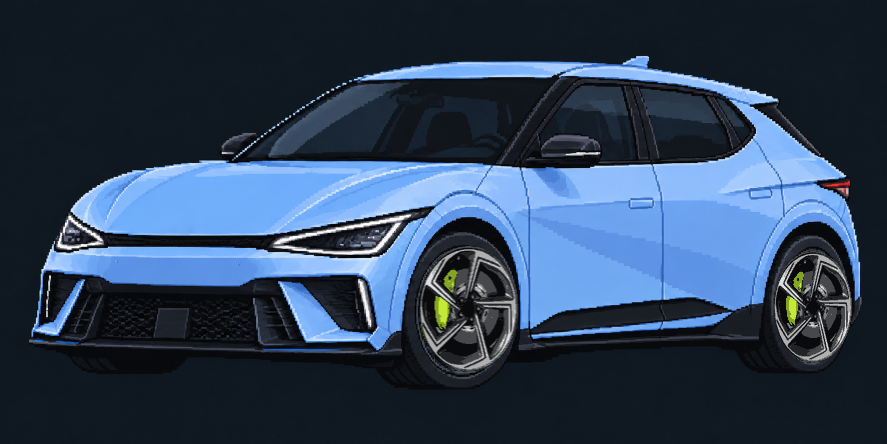
#> input picture Assets/kia_ev6_gt_pixel.png, 1774 x 887 px (shown at 1/2 size)
$ python ev6gt_wheels.py ../../Assets/kia_ev6_gt_pixel.png
#> lines starting #> are read from the running program, lines starting #| are printed output that depends on the picture; after the words box and inside, x2 and y2 are one past the last pixel; in counts of white or black regions, pixels touching at a corner belong together
#> in draw_wheels, out is the input picture: PIL image 1774x887 RGB; mean R, G, B 46.2, 64.3, 87
"""Redraws the wheels of Assets/kia_ev6_gt_pixel.png as the EV6 GT's 21-inch wheels.

Reference: Kia's EV6 GT wheel close-ups. Five straight, bold spokes that kink sharply near the rim, gloss black with a
crisp machined silver stripe along one side; a bright machined rim lip; big openings showing a light brake disc and the
neon caliper; a small black hub with lug nuts. No Kia logo.

Each wheel is drawn flat with straight-edged polygons, squashed into its oval in the three-quarter picture, rendered
at half size and scaled up so it keeps the picture's pixel look. Colors stay neutral (never pale blue) so
Assets/Paint.gdshader doesn't paint them as body.

    .venv/bin/python Tools/Art/ev6gt_wheels.py <out.png>      # preview
    .venv/bin/python Tools/Art/ev6gt_wheels.py --apply        # overwrite the picture
"""
import math
import sys
from pathlib import Path

import numpy as np
from PIL import Image, ImageDraw

ROOT = Path(__file__).resolve().parents[2]
PICTURE = ROOT / "Assets" / "kia_ev6_gt_pixel.png"
# Rim ovals in the picture: center x, y and radii (measured against the original art).
WHEELS = [(937, 618, 98, 126), (1626, 614, 78, 112)]
PIXEL = 2            # the picture's chunky pixel size
N = 1200             # flat drawing size
R = 590              # rim radius in the flat drawing

BARREL = (16, 17, 19)
DISC = (78, 80, 82)
DISC_SHADE = (36, 38, 40)
HAT = (36, 38, 40)
LIME = (196, 234, 54)
LIME_SHADE = (128, 160, 30)
SPOKE = (14, 15, 17)
SPOKE_SHEEN = (34, 36, 39)
SILVER = (226, 228, 229)
SILVER_SHADE = (150, 153, 155)
LIP = (214, 217, 218)
LIP_SHADE = (120, 123, 125)
HUB = (10, 11, 12)
NUT = (92, 95, 97)

SPOKES = 5
FIRST = -90          # direction of the first spoke, degrees (0 = right, 90 = down)
KINK = -34           # how far each spoke's tip turns at the kink, degrees
CALIPER = 152        # the caliper's position, degrees (front of the wheel: left in the picture)
CENTER = (N / 2, N / 2)


def P(r, deg):
    a = math.radians(deg)
    return (N / 2 + R * r * math.cos(a), N / 2 + R * r * math.sin(a))


def add(p, q):
    return (p[0] + q[0], p[1] + q[1])


def vec(deg, length=1.0):
    a = math.radians(deg)
    return (R * length * math.cos(a), R * length * math.sin(a))


def disc(draw, r, color):
    c = N / 2
    draw.ellipse((c - R * r, c - R * r, c + R * r, c + R * r), fill=color)


def sector(draw, r_in, r_out, a0, a1, color, steps=24):
    pts = [P(r_out, a0 + (a1 - a0) * i / steps) for i in range(steps + 1)]
    pts += [P(r_in, a1 - (a1 - a0) * i / steps) for i in range(steps + 1)]
    draw.polygon(pts, fill=color)


# One spoke as (radius, degrees from the spoke's direction) outlines: a wedge that flares (counterclockwise) toward
# the rim. Its front is a machined silver V-shaped frame around a recessed black triangle; along the trailing edge is
# the spoke's dark side wall, seen at an angle. The leading edge kinks near the rim.
SPOKE_OUTLINE = [(0.16, -9), (0.62, -14), (0.93, -34), (0.93, 14), (0.16, 9)]
SIDE_WALL = [(0.16, 4), (0.93, 7), (0.93, 14), (0.16, 9)]
POCKET = [(0.33, -3), (0.62, -8), (0.91, -24), (0.91, -3), (0.33, 0)]


def spoke(draw, deg):
    """One spoke: silver V frame, black recessed triangle, dark side wall."""
    def pts(outline):
        return [P(r, deg + off) for r, off in outline]
    draw.polygon(pts(SPOKE_OUTLINE), fill=SILVER)
    # The frame darkens toward the hub, where it turns away from the light.
    draw.polygon(pts([(0.16, -9), (0.30, -10), (0.30, 4), (0.16, 4)]), fill=SILVER_SHADE)
    draw.polygon(pts(SIDE_WALL), fill=SPOKE_SHEEN)
    draw.polygon(pts(POCKET), fill=SPOKE)


def flat_wheel():
    img = Image.new("RGB", (N, N), BARREL)
    draw = ImageDraw.Draw(img)
    # Brake disc, lit at the top, with its darker hat.
    disc(draw, 0.86, DISC_SHADE)
    sector(draw, 0.36, 0.86, 200, 320, DISC)
    disc(draw, 0.34, HAT)
    # Caliper: a big block at the front of the wheel.
    sector(draw, 0.48, 0.90, CALIPER - 26, CALIPER + 26, LIME)
    sector(draw, 0.48, 0.58, CALIPER - 26, CALIPER + 26, LIME_SHADE)
    for k in range(SPOKES):
        spoke(draw, FIRST + k * 360 / SPOKES)
    # The machined lip, lit from the upper left, with a dark line where it meets the spokes.
    c = N / 2
    lip = Image.new("L", (N, N), 0)
#> lip: PIL image 1200x1200 L; every value is 0
    ImageDraw.Draw(lip).ellipse((c - R, c - R, c + R, c + R), fill=255)
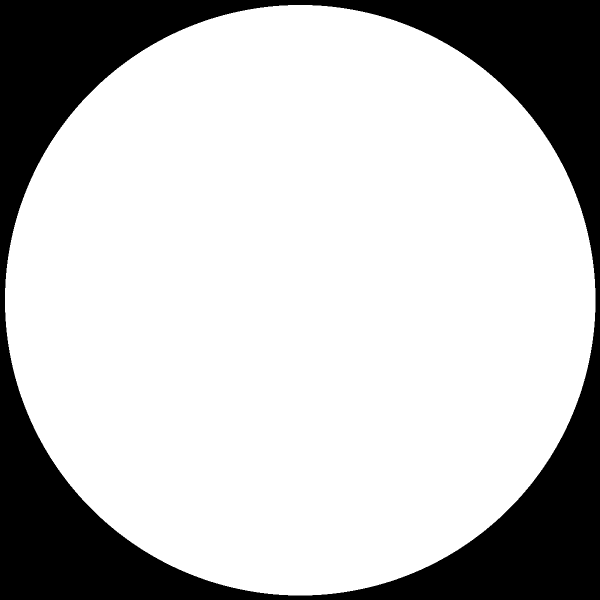
#> lip: PIL image 1200x1200 L (shown at 1/2 size); 76.1% white; 1 black region, box (x1, y1, x2, y2) and area: (0, 0, 1200, 1200) 344763
    ImageDraw.Draw(lip).ellipse((c - R * 0.905, c - R * 0.905, c + R * 0.905, c + R * 0.905), fill=0)
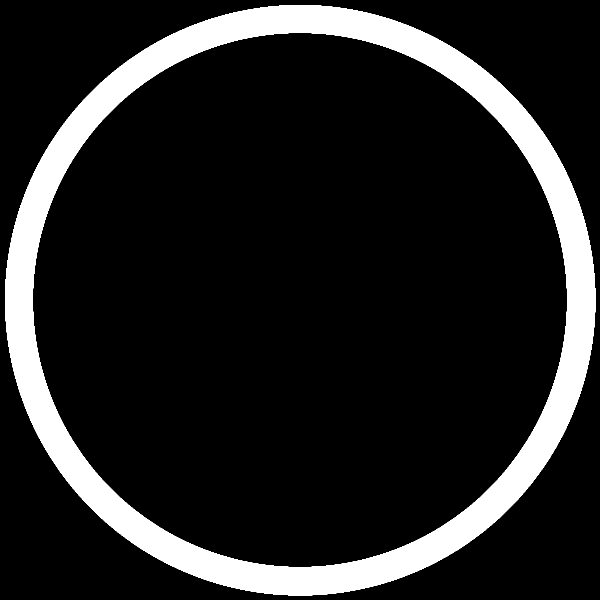
#> lip: PIL image 1200x1200 L (shown at 1/2 size); 13.9% white; 1 white region, box (x1, y1, x2, y2) and area: (10, 10, 1191, 1191) 199569
    yy, xx = np.mgrid[0:N, 0:N]
    t = np.clip(0.55 + 0.45 * (-(xx - c) * 0.45 - (yy - c) * 0.9) / R, 0, 1)[..., None]
    lip_color = (np.array(LIP_SHADE) + (np.array(LIP) - np.array(LIP_SHADE)) * t).astype(np.uint8)
    img = Image.composite(Image.fromarray(lip_color), img, lip)
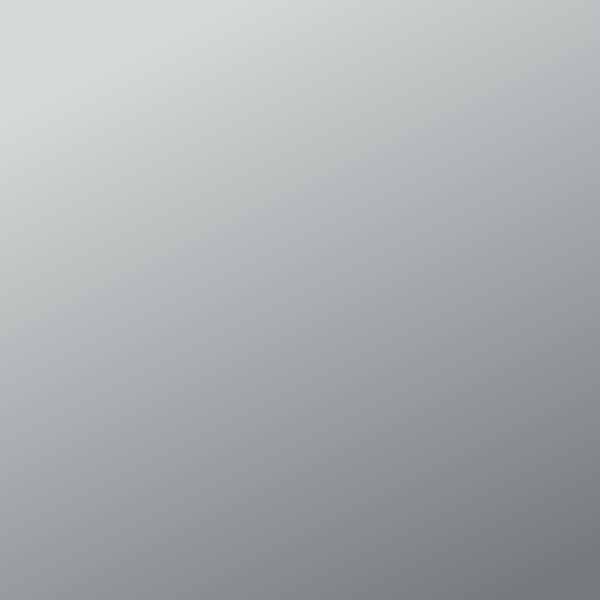
#> lip_color: shape (1200, 1200, 3) (shown at 1/2 size); mean R, G, B 171.1, 174.1, 175.5
    draw = ImageDraw.Draw(img)
    draw.ellipse((c - R * 0.905, c - R * 0.905, c + R * 0.905, c + R * 0.905), outline=(6, 6, 7), width=int(R * 0.03))
    # Hub: black cap and lug nuts.
    disc(draw, 0.20, HUB)
    for k in range(5):
        x, y = P(0.135, FIRST + 36 + k * 72)
        draw.ellipse((x - R * 0.03, y - R * 0.03, x + R * 0.03, y + R * 0.03), fill=NUT)
    disc(draw, 0.075, (22, 23, 25))
    mask = Image.new("L", (N, N), 0)
    ImageDraw.Draw(mask).ellipse((c - R, c - R, c + R, c + R), fill=255)
    return img, mask


def draw_wheels(picture: Image.Image) -> Image.Image:
    out = picture.convert("RGB").copy()
    flat, mask = flat_wheel()
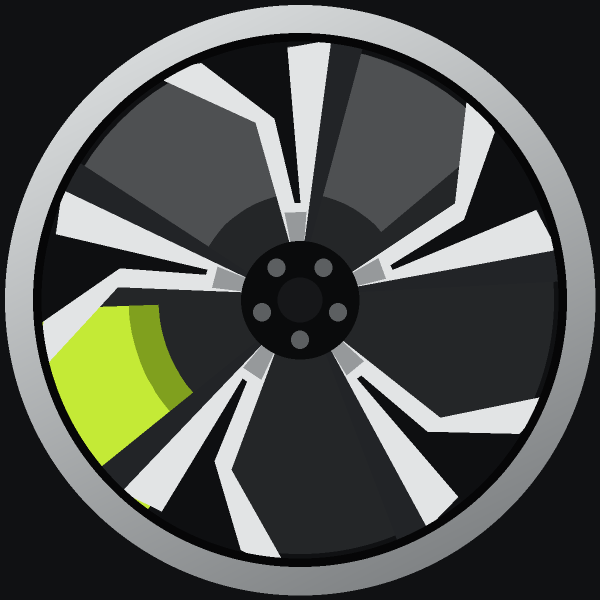
#> flat: PIL image 1200x1200 RGB (shown at 1/2 size); mean R, G, B 79.1, 82.2, 77.3
    for cx, cy, rx, ry in WHEELS:
        # Fit the flat wheel to its oval at half size, then scale up for the chunky pixels.
        w, h = round(2 * rx / PIXEL), round(2 * ry / PIXEL)
        small = flat.crop((N / 2 - R, N / 2 - R, N / 2 + R, N / 2 + R)).resize((w, h), Image.LANCZOS)
        small_mask = mask.crop((N / 2 - R, N / 2 - R, N / 2 + R, N / 2 + R)).resize((w, h), Image.LANCZOS)
        small = small.resize((w * PIXEL, h * PIXEL), Image.NEAREST)
        small_mask = small_mask.resize((w * PIXEL, h * PIXEL), Image.NEAREST)
        out.paste(small, (round(cx - w * PIXEL / 2), round(cy - h * PIXEL / 2)), small_mask)
#> this loop made 2 passes
#> pass 1, in draw_wheels, `small = flat.crop((N / 2 - R, N / 2 - R, N / 2 + R, N / 2 + R)).resize..`:
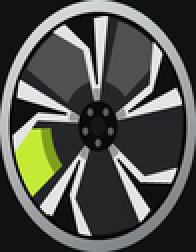
#> small: PIL image 98x126 RGB (shown 2 times larger); mean R, G, B 81.5, 84.6, 79.4
#> pass 1, in draw_wheels, `small_mask = mask.crop((N / 2 - R, N / 2 - R, N / 2 + R, N / 2 + R)).r..`:
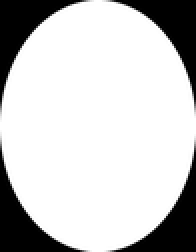
#> small_mask: PIL image 98x126 L (shown 2 times larger); min 0, max 255, mean 200.6
#> after the loop:
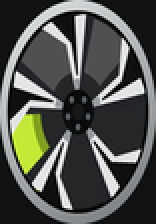
#> small: PIL image 156x224 RGB; mean R, G, B 81.4, 84.6, 79.4
    return out


# From a straight-on wheel photo: crop the face, reduce it to a few flat colors (pixel-art style), fit it to each
# wheel's oval. Keeps the real spoke shapes and the caliper peeking out on both sides of a spoke. The hub logo is
# blacked out. Photo center and rim radius are in the photo's pixels.
PALETTE = np.array([(10, 10, 12), (34, 35, 38), (70, 72, 75), (128, 128, 128), (176, 176, 176), (222, 224, 225),
                    (196, 234, 54), (132, 164, 34)], dtype=np.float32)


def photo_wheel(path, center, radius, size):
    """The photo's wheel at `size` (w, h) as flat-color pixels, and its round mask."""
    from PIL import ImageFilter
    photo = Image.open(path).convert("RGB")
    cx, cy = center
    face = photo.crop((cx - radius, cy - radius, cx + radius, cy + radius)).filter(ImageFilter.MedianFilter(9))
    small = np.asarray(face.resize(size, Image.LANCZOS), dtype=np.float32)
    # Nearest palette color; lime needs a clearly green pixel, so a bright gray never turns lime.
    # Grays by brightness; the caliper by hue (clearly green, even in shade), lit or shaded lime by brightness.
    gray = PALETTE[:6]
    dist = ((small[:, :, None, :] - gray[None, None]) ** 2).sum(-1)
    out = gray[dist.argmin(-1)]
    r, g, b = small[..., 0], small[..., 1], small[..., 2]
    green = (g > r + 10) & (g > b + 22) & (g > 48)
    out[green & (g > 140)] = PALETTE[6]
    out[green & (g <= 140)] = PALETTE[7]
    h, w = out.shape[:2]
    yy, xx = np.mgrid[0:h, 0:w]
    u, v = (xx + 0.5) / w * 2 - 1, (yy + 0.5) / h * 2 - 1
    out[np.hypot(u, v) < 0.13] = PALETTE[0]          # hub cap without the logo
    mask = (np.hypot(u, v) <= 1.0).astype(np.uint8) * 255
    return Image.fromarray(out.astype(np.uint8)), Image.fromarray(mask)


def draw_from_photo(picture: Image.Image, path, center, radius) -> Image.Image:
    out = picture.convert("RGB").copy()
    for cx, cy, rx, ry in WHEELS:
        w, h = round(2 * rx / PIXEL), round(2 * ry / PIXEL)
        face, mask = photo_wheel(path, center, radius, (w, h))
        face = face.resize((w * PIXEL, h * PIXEL), Image.NEAREST)
        mask = mask.resize((w * PIXEL, h * PIXEL), Image.NEAREST)
        out.paste(face, (round(cx - w * PIXEL / 2), round(cy - h * PIXEL / 2)), mask)
    return out


if __name__ == "__main__":
    target = PICTURE if "--apply" in sys.argv else Path(next(a for a in sys.argv[1:] if not a.startswith("--")))
    draw_wheels(Image.open(PICTURE)).save(target)
    print(f"Wrote {target}")
